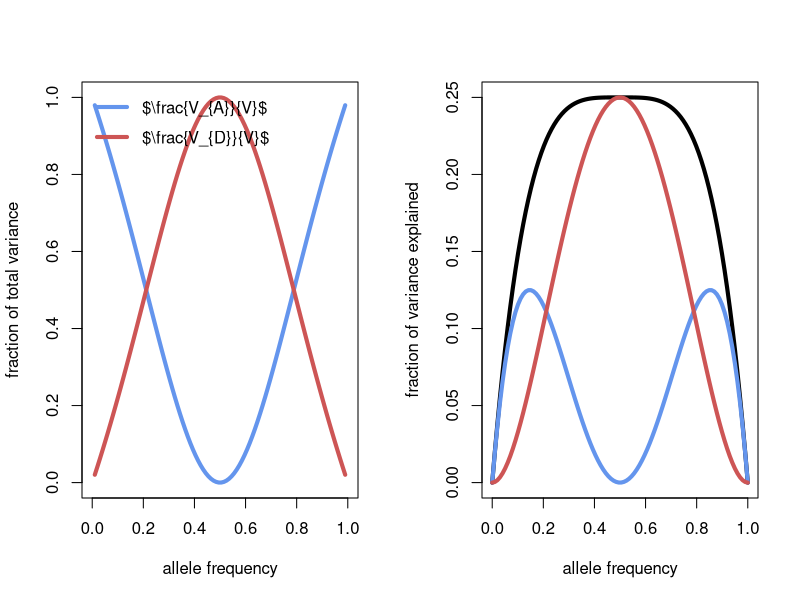
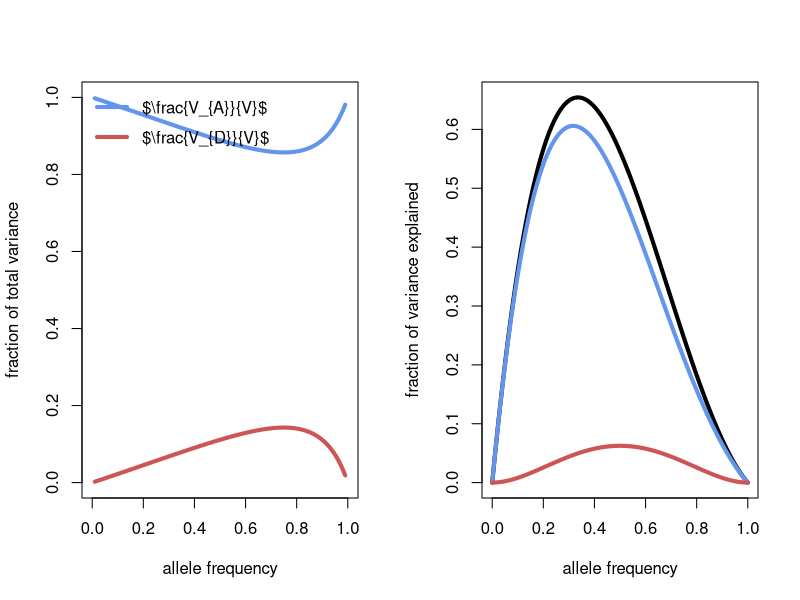
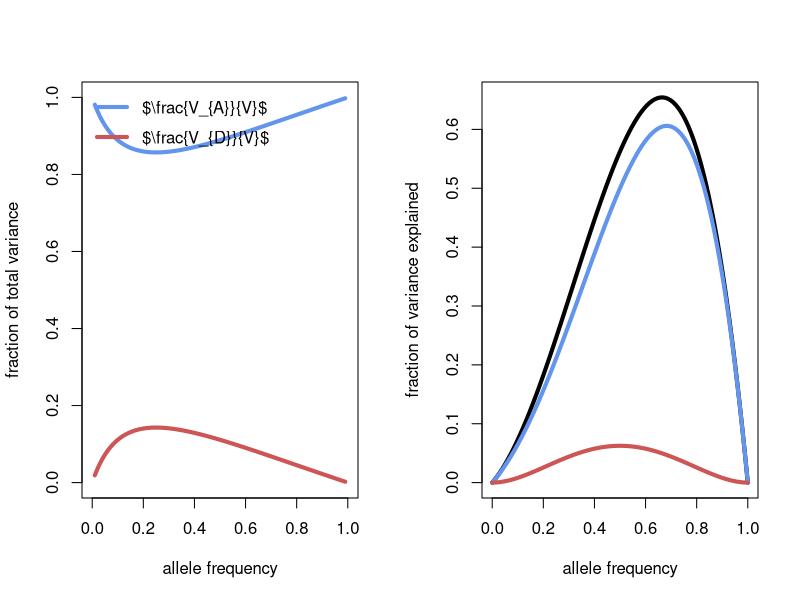
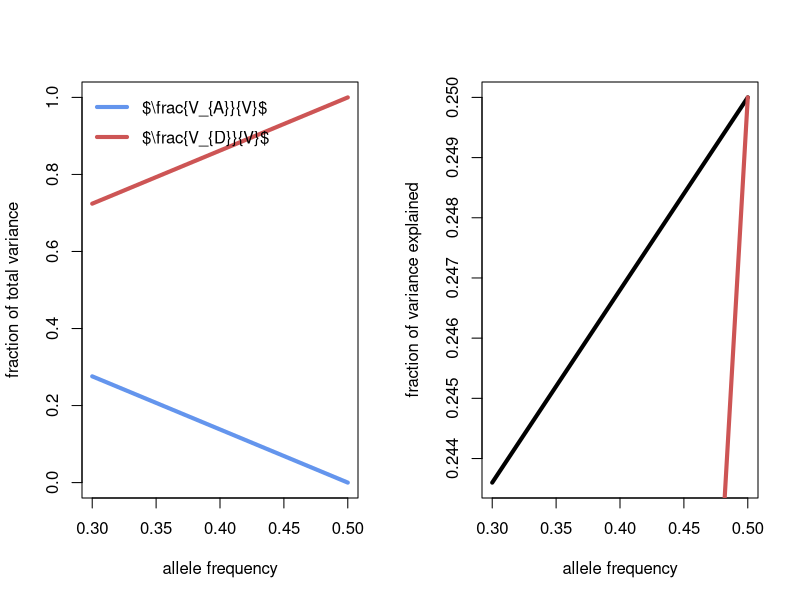
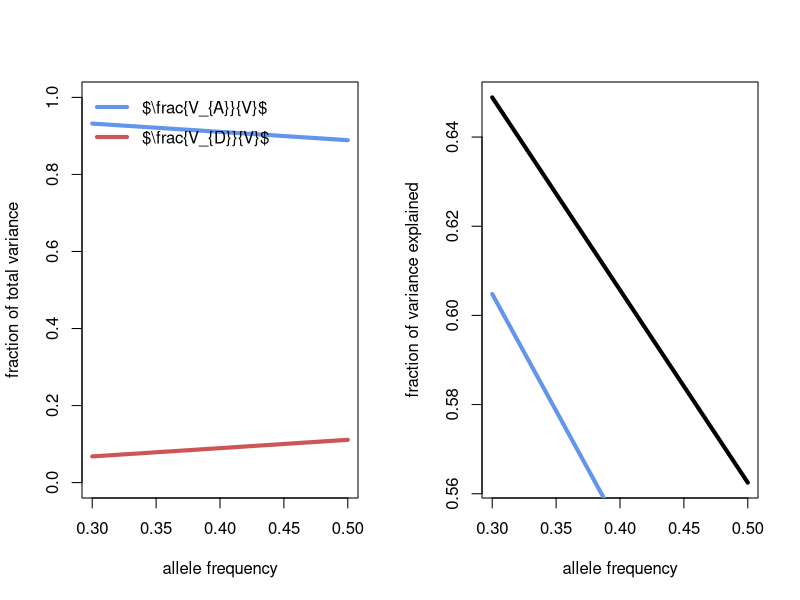

Recreate these plots in R, in order.
plot_variance_contributions <- function(freq, a, d, lwd=4)
{
	p <- freq
	q <- 1 - freq 
	V_A <- 2 * p * q * ( a + (q - p) * d)^2
	V_D <- (2 * p * q * d)^2
	V <- (V_A + V_D)

	print(V_A/V)
	print(V_D/V)

	par(mfrow=c(1,2))
	# Proportions
	plot(p, V_A/V, type='l', col='cornflowerblue', ylim=c(0,1),
		ylab = 'fraction of total variance',
		xlab='allele frequency', lwd=lwd)
	points(p, V_D/V, type='l', col='indianred3', lwd=lwd)
	legend(x='topleft',
		col=c('cornflowerblue', 'indianred3'),
		legend=c('$\\frac{V_{A}}{V}$', '$\\frac{V_{D}}{V}$'),
           lty=c(1,1,2,1,2), lwd=lwd, bty='n', y.intersp=1.5)

	# Contributions
	plot(p, V, type='l',
		ylab = 'fraction of variance explained',
		xlab='allele frequency', lwd=lwd)
	points(p, V_A, col='cornflowerblue', type='l', lwd=lwd)
	points(p, V_D, type='l', col='indianred3', lwd=lwd)

}

freq <- seq(0,1, length.out = 100)
plot_variance_contributions(freq, 0, 1)

freq <- seq(0,1, length.out = 100)
plot_variance_contributions(freq, 1, 0.5)

freq <- seq(0,1, length.out = 100)
plot_variance_contributions(freq, 1, -0.5)

freq <- c(0.3,0.5)
plot_variance_contributions(freq, 0, 1)

freq <- c(0.3, 0.5)
plot_variance_contributions(freq, 1, 0.5)
